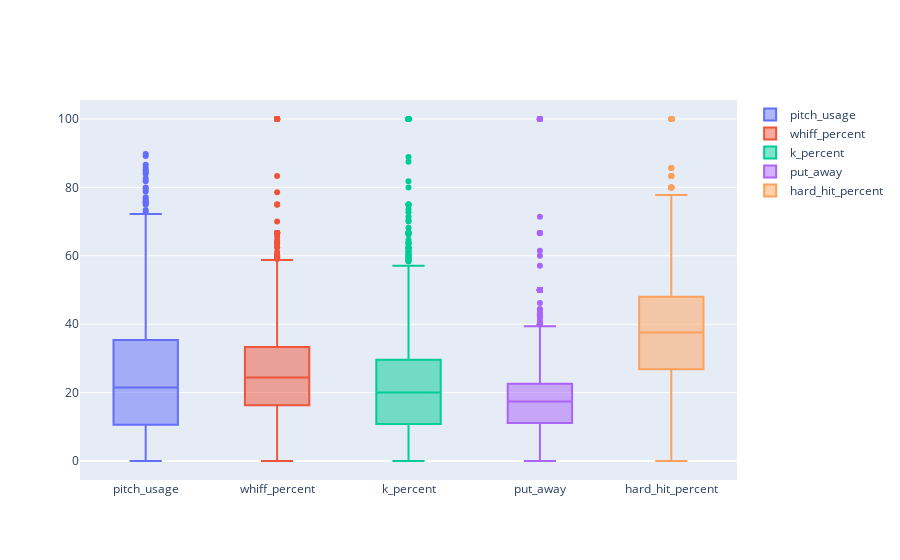

This figure's notebook cell:
### Markdown cell above
### Distributions of the metrics we'll be looking at, across all pitches

### Code cell
stats_df = full_df.filter(items=['pitch_usage', 'whiff_percent', 'k_percent', 'put_away', 'hard_hit_percent'])
fig = go.Figure()

for col in stats_df:
  fig.add_trace(go.Box(y=stats_df[col].values, name=stats_df[col].name))
  
fig.show()

### Figure 1 — Plotly figure (JSON) as saved in the notebook; plotly's stock layout.template omitted (floating-point values rounded to 4 significant figures; data arrays with more than 128 entries replaced by an {"elided": "..."} marker saying what was removed)
{"data": [{"name": "pitch_usage", "type": "box", "y": {"elided": "3291 float values"}}, {"name": "whiff_percent", "type": "box", "y": {"elided": "3291 float values"}}, {"name": "k_percent", "type": "box", "y": {"elided": "3291 float values"}}, {"name": "put_away", "type": "box", "y": {"elided": "3291 float values"}}, {"name": "hard_hit_percent", "type": "box", "y": {"elided": "3291 float values"}}], "layout": {}}
